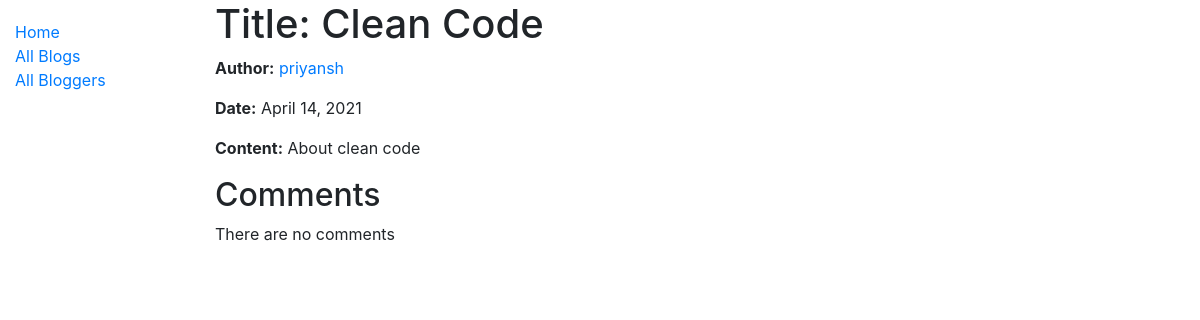
The app's page /blog/6 with its own data.
### blog/models.py (models this page shows, shortened)
class Blog(models.Model):
    title = models.CharField(max_length=200, help_text='Enter a tite of blog')
    blog_author = models.ForeignKey('Blogger', on_delete=models.SET_NULL, null=True)
    content = models.TextField(max_length=1000, blank=True)
    post_date = models.DateField(null=True, blank=True)

class Blogger(models.Model):
    name = models.OneToOneField(User, on_delete=models.CASCADE, null=True)
    bio_information = models.TextField(max_length=1000, help_text='Enter a biographical information about the blogger/author')
    def __str__(self):
        return f'{self.name}'

### blog/views.py (the view)
# urls.py: path('<int:pk>', views.BlogDetailView.as_view(), name='blog-detail'),
class BlogDetailView(generic.DetailView):
    model = Blog

### blog/templates/blog/blog_detail.html
{% extends "base_generic.html" %}
{% block content %}
  <h1>Title: {{ blog.title }}</h1>
  <p><strong>Author:</strong> <a href="">{{ blog.blog_author }}</a></p>
  <p><strong>Date:</strong> {{ blog.post_date }}</p>
  <p><strong>Content:</strong> {{ blog.content }}</p>
  <h2>Comments</h2>
    {% if blog.comment_set.all.count == 0 %}
        <p>There are no comments</p>
    {% else %}
        <ul>
            {% for comment in blog.comment_set.all %}
                <li>{{ comment.description }}</li>
            {% endfor %}
        </ul>
    {%endif%}
{% endblock %}

### records on screen
Blog: title "Clean Code", blog_author "priyansh", post_date "April 14, 2021", content "About clean code"
